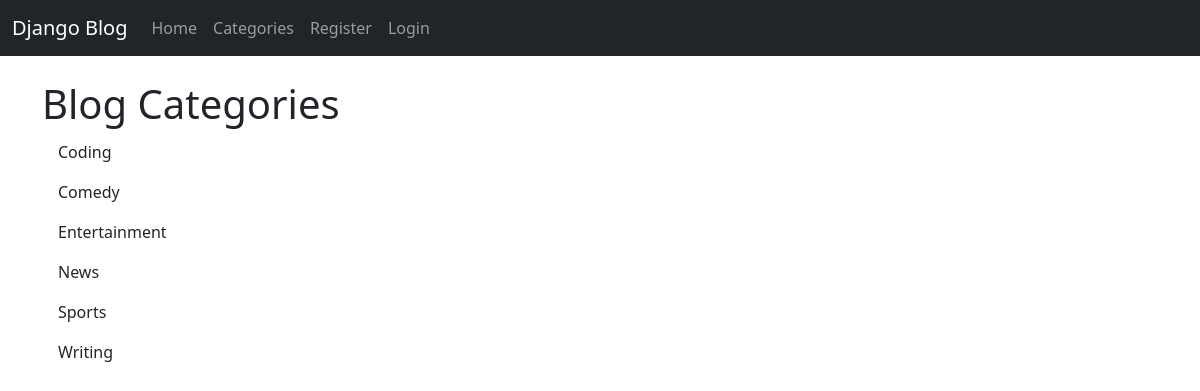
The app's page /category-list/, older data.
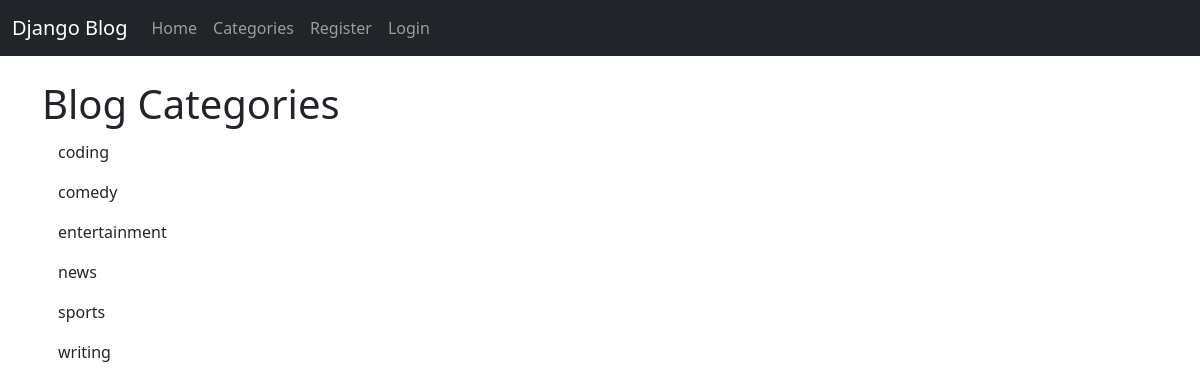
The same page, newer data.
### theblog/models.py (models this page shows, shortened)
class Category(models.Model):
    name = models.CharField(max_length=255)
    def __str__(self):
        return self.name

### theblog/views.py (the view)
# urls.py: path('category-list/', CategoryListView, name='category-list'),
def CategoryListView(request):
    cat_menu_list = Category.objects.all().order_by('name')
    return render(request, 'category_list.html', {'cat_menu_list': cat_menu_list})

### theblog/templates/category_list.html (shortened to what this page needs)
{% extends 'base.html' %}
{% block content %}
    <h1>Blog Categories</h1>
        {% for item in cat_menu_list %}
            <h4></h4><a class="dropdown-item" href="{% url 'category' item|slugify %}">{{ item }}</a></h4>
        {% endfor %}
{% endblock %}

Row changes from the older to the newer data that the page shows:
changed Category: name "Coding" → "coding"
changed Category: name "Comedy" → "comedy"
changed Category: name "Entertainment" → "entertainment"
changed Category: name "News" → "news"
changed Category: name "Sports" → "sports"
changed Category: name "Writing" → "writing"
